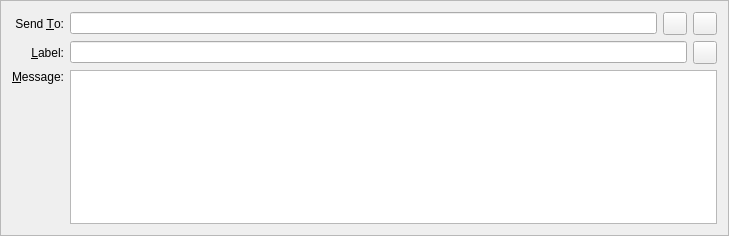
<?xml version="1.0" encoding="UTF-8"?>
<ui version="4.0">
 <class>SendMessagesEntry</class>
 <widget class="QFrame" name="SendMessagesEntry">
  <property name="geometry">
   <rect>
    <x>0</x>
    <y>0</y>
    <width>729</width>
    <height>236</height>
   </rect>
  </property>
  <property name="windowTitle">
   <string>Form</string>
  </property>
  <property name="styleSheet">
   <string notr="true"/>
  </property>
  <property name="frameShape">
   <enum>QFrame::StyledPanel</enum>
  </property>
  <property name="frameShadow">
   <enum>QFrame::Sunken</enum>
  </property>
  <layout class="QGridLayout" name="gridLayout">
   <item row="2" column="0">
    <widget class="QLabel" name="messageLabel">
     <property name="text">
      <string>&amp;Message:</string>
     </property>
     <property name="alignment">
      <set>Qt::AlignRight|Qt::AlignTop|Qt::AlignTrailing</set>
     </property>
     <property name="buddy">
      <cstring>messageText</cstring>
     </property>
    </widget>
   </item>
   <item row="1" column="1">
    <layout class="QHBoxLayout" name="horizontalLayout_5">
     <item>
      <widget class="QValidatedLineEdit" name="addAsLabel">
       <property name="enabled">
        <bool>true</bool>
       </property>
       <property name="toolTip">
        <string>Enter a label for this address to add it to your address book</string>
       </property>
      </widget>
     </item>
     <item>
      <widget class="QToolButton" name="deleteButton">
       <property name="toolTip">
        <string>Remove this recipient</string>
       </property>
       <property name="text">
        <string/>
       </property>
       <property name="icon">
        <iconset resource="../bitcoin.qrc">
         <normaloff>:/icons/remove</normaloff>:/icons/remove</iconset>
       </property>
      </widget>
     </item>
    </layout>
   </item>
   <item row="2" column="1">
    <widget class="QValidatedTextEdit" name="messageText">
     <property name="mouseTracking">
      <bool>true</bool>
     </property>
     <property name="focusPolicy">
      <enum>Qt::WheelFocus</enum>
     </property>
     <property name="tabChangesFocus">
      <bool>false</bool>
     </property>
    </widget>
   </item>
   <item row="0" column="0">
    <widget class="QLabel" name="label_2">
     <property name="text">
      <string>Send &amp;To:</string>
     </property>
     <property name="alignment">
      <set>Qt::AlignRight|Qt::AlignTrailing|Qt::AlignVCenter</set>
     </property>
     <property name="buddy">
      <cstring>sendTo</cstring>
     </property>
    </widget>
   </item>
   <item row="0" column="1">
    <layout class="QHBoxLayout" name="sendToLayout">
     <item>
      <widget class="QValidatedLineEdit" name="sendTo">
       <property name="toolTip">
        <string>The address to send the payment to  (e.g. KZFKfe559tX7LA8BDMeiPH3C8DbpTJ92Y8:dZv7b41skzqG8cj2d5S56MG1hVQbcK8jMoorX8Wdmf5v)</string>
       </property>
       <property name="maxLength">
        <number>79</number>
       </property>
      </widget>
     </item>
     <item>
      <widget class="QToolButton" name="addressBookButton">
       <property name="toolTip">
        <string>Choose address from address book</string>
       </property>
       <property name="text">
        <string/>
       </property>
       <property name="icon">
        <iconset resource="../bitcoin.qrc">
         <normaloff>:/icons/address-book</normaloff>:/icons/address-book</iconset>
       </property>
       <property name="shortcut">
        <string>Alt+A</string>
       </property>
      </widget>
     </item>
     <item>
      <widget class="QToolButton" name="pasteButton">
       <property name="toolTip">
        <string>Paste address from clipboard</string>
       </property>
       <property name="text">
        <string/>
       </property>
       <property name="icon">
        <iconset resource="../bitcoin.qrc">
         <normaloff>:/icons/editpaste</normaloff>:/icons/editpaste</iconset>
       </property>
       <property name="shortcut">
        <string>Alt+P</string>
       </property>
      </widget>
     </item>
    </layout>
   </item>
   <item row="1" column="0">
    <widget class="QLabel" name="label_4">
     <property name="text">
      <string>&amp;Label:</string>
     </property>
     <property name="alignment">
      <set>Qt::AlignRight|Qt::AlignTrailing|Qt::AlignVCenter</set>
     </property>
     <property name="buddy">
      <cstring>addAsLabel</cstring>
     </property>
    </widget>
   </item>
  </layout>
 </widget>
 <customwidgets>
  <customwidget>
   <class>QValidatedLineEdit</class>
   <extends>QLineEdit</extends>
   <header>qvalidatedlineedit.h</header>
  </customwidget>
  <customwidget>
   <class>QValidatedTextEdit</class>
   <extends>QPlainTextEdit</extends>
   <header>qvalidatedtextedit.h</header>
  </customwidget>
 </customwidgets>
 <resources>
  <include location="../bitcoin.qrc"/>
 </resources>
 <connections/>
</ui>
